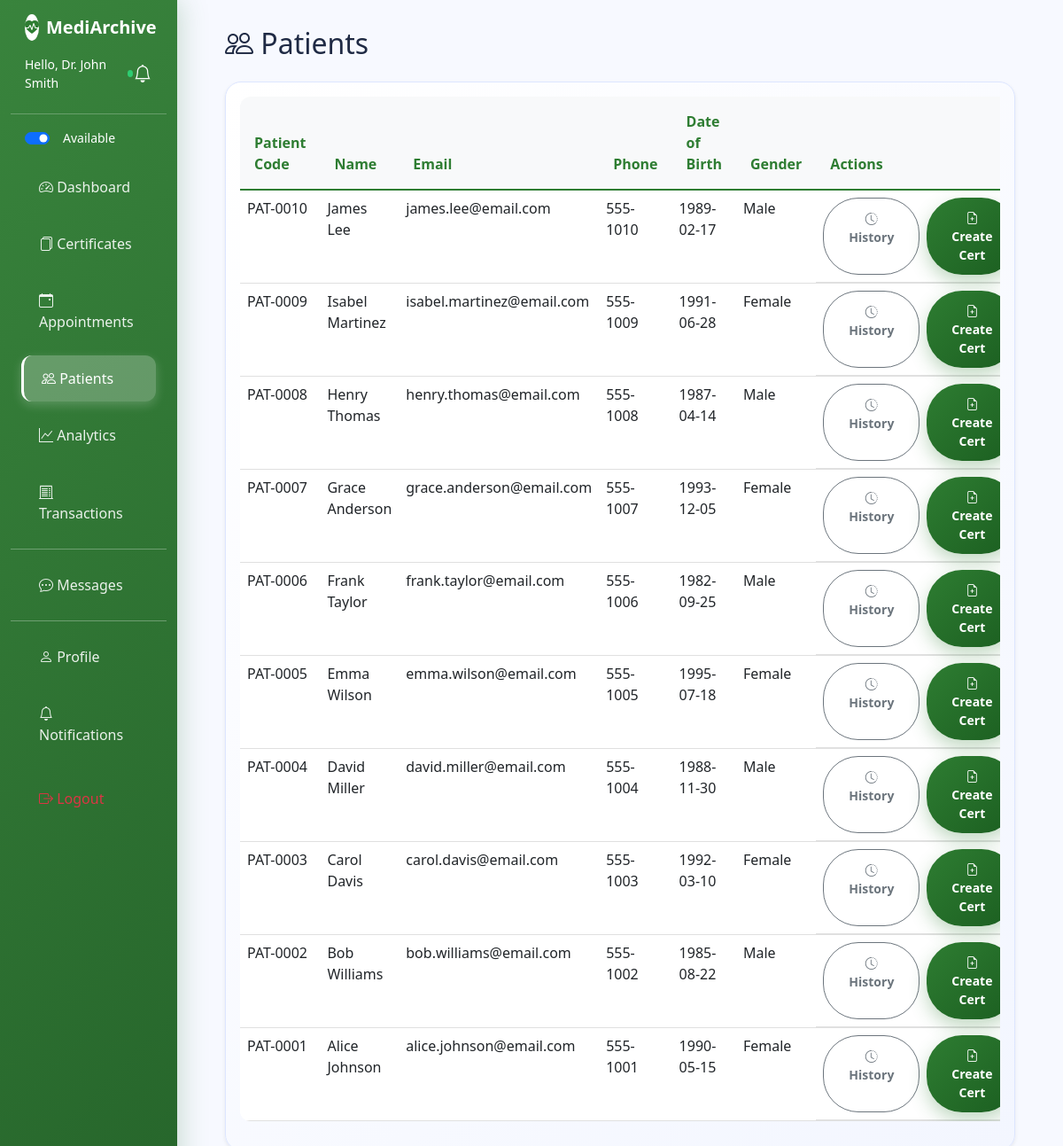
Screenshot of /views/patients.php (signed in) with the database file from the repository.
### tables this page shows
CREATE TABLE IF NOT EXISTS clinics (
    id INT PRIMARY KEY AUTO_INCREMENT,
    user_id INT NOT NULL,
    clinic_name VARCHAR(100) NOT NULL,
    license_number VARCHAR(50),
    medical_license VARCHAR(100) NOT NULL,
    specialization VARCHAR(100) NOT NULL,
    address TEXT,
    contact_phone VARCHAR(20),
    signature_path VARCHAR(255) NULL COMMENT 'Path to doctor signature image',
    seal_path VARCHAR(255) NULL COMMENT 'Path to clinic seal image',
    is_available BOOLEAN DEFAULT TRUE COMMENT 'Clinic availability for chat/appointments',
    available_from TIME DEFAULT '09:00:00',
    available_to TIME DEFAULT '17:00:00',
    created_at TIMESTAMP DEFAULT CURRENT_TIMESTAMP,
    FOREIGN KEY (user_id) REFERENCES users(id) ON DELETE CASCADE,
    INDEX idx_user_id (user_id),
    INDEX idx_specialization (specialization),
    INDEX idx_is_available (is_available)
);

CREATE TABLE IF NOT EXISTS patients (
    id INT PRIMARY KEY AUTO_INCREMENT,
    user_id INT NOT NULL,
    patient_code VARCHAR(20) UNIQUE NOT NULL,
    date_of_birth DATE,
    gender ENUM('Male', 'Female', 'Other'),
    address TEXT,
    is_available TINYINT(1) DEFAULT 1 COMMENT 'Patient availability for chat',
    FOREIGN KEY (user_id) REFERENCES users(id) ON DELETE CASCADE,
    INDEX idx_user_id (user_id),
    INDEX idx_patient_code (patient_code)
);

CREATE TABLE IF NOT EXISTS users (
    id INT PRIMARY KEY AUTO_INCREMENT,
    username VARCHAR(50) UNIQUE NOT NULL,
    email VARCHAR(100) UNIQUE NOT NULL,
    password VARCHAR(255) NOT NULL,
    full_name VARCHAR(100) NOT NULL,
    role ENUM('clinic_admin', 'patient', 'web_admin') NOT NULL DEFAULT 'patient',
    phone VARCHAR(20),
    profile_photo VARCHAR(255) NULL COMMENT 'Path to user profile photo',
    home_address TEXT NULL COMMENT 'User home address',
    dashboard_layout TEXT DEFAULT NULL COMMENT 'JSON for widget positions and preferences',
    created_at TIMESTAMP DEFAULT CURRENT_TIMESTAMP,
    INDEX idx_username (username),
    INDEX idx_email (email),
    INDEX idx_role (role)
);

### config.php (called while the page is built, shortened)
<?php
if (file_exists(__DIR__ . '/includes/bootstrap.php')) {
    require_once __DIR__ . '/includes/bootstrap.php';
}
function isClinicAdmin() {
    return isset($_SESSION['role']) && $_SESSION['role'] === 'clinic_admin';
}

### includes/Database.php (called while the page is built, shortened)
<?php
class Database {
    private static $instance = null;
    private $pdo;
    private function __construct()
    {
        $dsn = sprintf('mysql:host=%s;dbname=%s;charset=utf8mb4', DB_HOST, DB_NAME);
        $options = [
            PDO::ATTR_ERRMODE => PDO::ERRMODE_EXCEPTION,
            PDO::ATTR_DEFAULT_FETCH_MODE => PDO::FETCH_ASSOC,
            PDO::ATTR_EMULATE_PREPARES => false,
        ];
        $this->pdo = new PDO($dsn, DB_USER, DB_PASS, $options);
    }
    public static function getInstance()
    {
        if (self::$instance === null) {
            self::$instance = new Database();
        }
        return self::$instance;
    }
    public function fetch($sql, array $params = [])
    {
        $stmt = $this->pdo->prepare($sql);
        $stmt->execute($params);
        return $stmt->fetch();
    }
}
?>

### includes/bootstrap.php (called while the page is built, shortened)
<?php
require_once __DIR__ . '/Database.php';
function DB()
{
    return Database::getInstance();
}

### views/patients.php (the view, shortened to what this page needs)
<?php
require_once '../config.php';
$conn = getDBConnection();
$stmt = $conn->prepare("SELECT p.*, u.full_name, u.email, u.phone
                       FROM patients p
                       JOIN users u ON p.user_id = u.id
                       ORDER BY p.id DESC");
$stmt->execute();
$patients = $stmt->get_result();
?>
<!DOCTYPE html>
<html lang="en">
<head>
<link href="https://cdn.jsdelivr.net/npm/bootstrap@5.3.0/dist/css/bootstrap.min.css" rel="stylesheet">
<link rel="stylesheet" href="https://cdn.jsdelivr.net/npm/bootstrap-icons@1.10.0/font/bootstrap-icons.css">
</head>
<body>
<div class="container-fluid">
    <div class="row">
        <?php include 'includes/sidebar.php'; ?>
        <main class="col-md-9 ms-sm-auto col-lg-10 px-md-4">
            <div class="main-content">
                <h2 class="mb-4"><i class="bi bi-people"></i> Patients</h2>
                <div class="card shadow-sm">
                    <div class="card-body">
                        <?php if ($patients->num_rows > 0): ?>
                        <div class="table-responsive">
                            <table class="table table-hover">
                                <thead>
                                    <tr>
                                        <th>Patient Code</th>
                                        <th>Name</th>
                                        <th>Email</th>
                                        <th>Phone</th>
                                        <th>Date of Birth</th>
                                        <th>Gender</th>
                                        <th>Actions</th>
                                    </tr>
                                </thead>
                                <tbody>
                                    <?php while ($patient = $patients->fetch_assoc()): ?>
                                    <tr>
                                        <td><?php echo htmlspecialchars($patient['patient_code']); ?></td>
                                        <td><?php echo htmlspecialchars($patient['full_name']); ?></td>
                                        <td><?php echo htmlspecialchars($patient['email']); ?></td>
                                        <td><?php echo htmlspecialchars($patient['phone'] ?? 'N/A'); ?></td>
                                        <td><?php echo $patient['date_of_birth'] ?? 'N/A'; ?></td>
                                        <td><?php echo $patient['gender'] ?? 'N/A'; ?></td>
                                        <td class="d-flex gap-2">
                                            <a href="patient_history.php?patient_id=<?php echo intval($patient['id']); ?>" class="btn btn-sm btn-outline-secondary">
                                                <i class="bi bi-clock-history"></i> History
                                            </a>
                                            <?php if (isClinicAdmin()): ?>
                                            <a href="certificates.php" class="btn btn-sm btn-primary">
                                                <i class="bi bi-file-earmark-plus"></i> Create Cert
                                            </a>
                                            <?php endif; ?>
                                        </td>
                                    </tr>
                                    <?php endwhile; ?>
                                </tbody>
                            </table>
                        </div>
                        <?php else: ?>
                        <p class="text-muted text-center py-5">No patients registered yet.</p>
                        <?php endif; ?>
                    </div>
                </div>
            </div>
        </main>
    </div>
</div>
</body>
</html>

### views/includes/sidebar.php (shortened to what this page needs)
<?php
$current_page = basename($_SERVER['PHP_SELF']);
$role = $_SESSION['role'] ?? '';
?>
<nav class="col-md-3 col-lg-2 d-md-block sidebar collapse">
    <div class="position-sticky pt-3">
        <div class="d-flex align-items-center gap-2 px-3 mb-2">
            <?php if ($role === 'web_admin'): ?>
            <span class="bg-success rounded-circle d-inline-flex align-items-center justify-content-center" style="width:30px;height:30px;color:#000;"><i class="bi bi-shield-check"></i></span>
            <h5 class="text-white mb-0"><strong>MediArchive</strong></h5>
            <?php elseif ($role === 'clinic_admin'): ?>
            <span class="bg-white rounded-circle d-inline-flex align-items-center justify-content-center" style="width:30px;height:30px;color:#2e7d32;"><i class="bi bi-heart-pulse-fill"></i></span>
            <h5 class="text-white mb-0"><strong>MediArchive</strong></h5>
            <?php else: ?>
            <span class="bg-white rounded-circle d-inline-flex align-items-center justify-content-center" style="width:30px;height:30px;color:#1976d2;"><i class="bi bi-heart-pulse-fill"></i></span>
            <h5 class="text-white mb-0"><strong>MediArchive</strong></h5>
            <?php endif; ?>
        </div>
        <?php if (isset($_SESSION['full_name'])): ?>
        <div class="d-flex align-items-center justify-content-between px-3 py-2 text-white">
            <div class="d-flex align-items-center gap-2">
                <div class="small d-flex align-items-center gap-2">
                    <span>Hello, <?php echo htmlspecialchars($_SESSION['full_name']); ?></span>
                    <?php if (isClinicAdmin()): ?>
                        <?php
                        try {
                            $row = DB()->fetch("SELECT is_available FROM clinics WHERE user_id = ?", [$_SESSION['user_id']]);
                            $isAvail = $row ? intval($row['is_available']) : 0;
                        } catch (Exception $e) { $isAvail = 0; }
                        ?>
                        <span id="availIndicator" class="d-inline-block rounded-circle" style="width:8px;height:8px;background: <?php echo $isAvail ? '#2ecc71' : '#bdc3c7'; ?>;"></span>
                    <?php endif; ?>
                </div>
            </div>
			<div class="position-relative">
				<button class="btn btn-link text-white p-0" id="notificationBell" style="text-decoration:none;" onclick="toggleNotifications()">
					<i class="bi bi-bell fs-5"></i>
				</button>
			</div>
        </div>
        <?php endif; ?>
        <hr class="text-white">
        <ul class="nav flex-column">
            <?php if (isClinicAdmin()): ?>
            <li class="nav-item px-3 mb-2">
                <div class="form-check form-switch text-white small">
                    <input class="form-check-input" type="checkbox" role="switch" id="availabilitySwitch" <?php echo $isAvail ? 'checked' : ''; ?> onclick="setAvailability(this.checked)">
                    <label class="form-check-label ms-2" for="availabilitySwitch">Available</label>
                </div>
            </li>
            <?php endif; ?>
            <li class="nav-item">
                <a class="nav-link <?php echo $current_page === 'dashboard.php' ? 'active' : ''; ?>" href="dashboard.php">
                    <i class="bi bi-speedometer2"></i> Dashboard
                </a>
            </li>
            <?php if (isClinicAdmin()): ?>
            <li class="nav-item">
                <a class="nav-link <?php echo $current_page === 'certificates.php' ? 'active' : ''; ?>" href="certificates.php">
                    <i class="bi bi-files"></i> Certificates
                </a>
            </li>
            <li class="nav-item">
                <a class="nav-link <?php echo $current_page === 'clinic_appointments.php' ? 'active' : ''; ?>" href="clinic_appointments.php">
                    <i class="bi bi-calendar-event"></i> Appointments
                </a>
            </li>
            <li class="nav-item">
                <a class="nav-link <?php echo $current_page === 'patients.php' ? 'active' : ''; ?>" href="patients.php">
                    <i class="bi bi-people"></i> Patients
                </a>
            </li>
            <li class="nav-item">
                <a class="nav-link <?php echo $current_page === 'analytics.php' ? 'active' : ''; ?>" href="analytics.php">
                    <i class="bi bi-graph-up"></i> Analytics
                </a>
            </li>
            <li class="nav-item">
                <a class="nav-link <?php echo $current_page === 'clinic_transactions.php' ? 'active' : ''; ?>" href="clinic_transactions.php">
                    <i class="bi bi-receipt-cutoff"></i> Transactions
                </a>
            </li>
            <?php endif; ?>
            <hr class="text-white my-2" style="opacity: 0.3;">
            <li class="nav-item">
                <a class="nav-link <?php echo $current_page === 'chat.php' ? 'active' : ''; ?>" href="chat.php">
                    <i class="bi bi-chat-dots"></i> Messages
                </a>
            </li>
            <hr class="text-white my-2" style="opacity: 0.3;">
            <li class="nav-item">
                <a class="nav-link <?php echo in_array($current_page, ['profile.php', 'edit_profile.php']) ? 'active' : ''; ?>" href="profile.php">
                    <i class="bi bi-person"></i> Profile
                </a>
            </li>
            <li class="nav-item">
                <a class="nav-link <?php echo $current_page === 'notification_settings.php' ? 'active' : ''; ?>" href="notification_settings.php">
                    <i class="bi bi-bell"></i> Notifications
                </a>
            </li>
            <li class="nav-item mt-2">
                <a class="nav-link text-danger" href="logout.php">
                    <i class="bi bi-box-arrow-right"></i> Logout
                </a>
            </li>
        </ul>
    </div>
</nav>

### rows the page displays
clinics: is_available "☑"
patients: patient_code "PAT-0010", user.full_name "James Lee", user.email "james.lee@email.com", user.phone "555-1010", date_of_birth "1989-02-17", gender "Male"
patients: patient_code "PAT-0009", user.full_name "Isabel Martinez", user.email "isabel.martinez@email.com", user.phone "555-1009", date_of_birth "1991-06-28", gender "Female"
patients: patient_code "PAT-0008", user.full_name "Henry Thomas", user.email "henry.thomas@email.com", user.phone "555-1008", date_of_birth "1987-04-14", gender "Male"
patients: patient_code "PAT-0007", user.full_name "Grace Anderson", user.email "grace.anderson@email.com", user.phone "555-1007", date_of_birth "1993-12-05", gender "Female"
patients: patient_code "PAT-0006", user.full_name "Frank Taylor", user.email "frank.taylor@email.com", user.phone "555-1006", date_of_birth "1982-09-25", gender "Male"
patients: patient_code "PAT-0005", user.full_name "Emma Wilson", user.email "emma.wilson@email.com", user.phone "555-1005", date_of_birth "1995-07-18", gender "Female"
patients: patient_code "PAT-0004", user.full_name "David Miller", user.email "david.miller@email.com", user.phone "555-1004", date_of_birth "1988-11-30", gender "Male"
patients: patient_code "PAT-0003", user.full_name "Carol Davis", user.email "carol.davis@email.com", user.phone "555-1003", date_of_birth "1992-03-10", gender "Female"
patients: patient_code "PAT-0002", user.full_name "Bob Williams", user.email "bob.williams@email.com", user.phone "555-1002", date_of_birth "1985-08-22", gender "Male"
patients: patient_code "PAT-0001", user.full_name "Alice Johnson", user.email "alice.johnson@email.com", user.phone "555-1001", date_of_birth "1990-05-15", gender "Female"

### other values shown
$_SESSION['full_name'] "Dr. John Smith"
